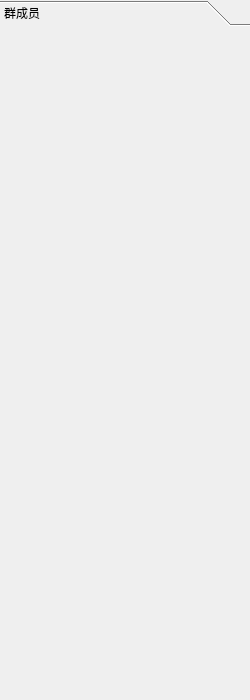
<?xml version="1.0" encoding="UTF-8"?>
<ui version="4.0">
 <class>Dialoglist</class>
 <widget class="QWidget" name="Dialoglist">
  <property name="geometry">
   <rect>
    <x>0</x>
    <y>0</y>
    <width>250</width>
    <height>700</height>
   </rect>
  </property>
  <property name="windowTitle">
   <string>Form</string>
  </property>
  <layout class="QVBoxLayout" name="verticalLayout">
   <property name="leftMargin">
    <number>0</number>
   </property>
   <property name="topMargin">
    <number>0</number>
   </property>
   <property name="rightMargin">
    <number>0</number>
   </property>
   <property name="bottomMargin">
    <number>0</number>
   </property>
   <item>
    <widget class="QToolBox" name="toolBox">
     <property name="currentIndex">
      <number>0</number>
     </property>
     <widget class="QWidget" name="page">
      <property name="geometry">
       <rect>
        <x>0</x>
        <y>0</y>
        <width>250</width>
        <height>674</height>
       </rect>
      </property>
      <attribute name="label">
       <string>群成员</string>
      </attribute>
      <layout class="QVBoxLayout" name="vLayout"/>
     </widget>
    </widget>
   </item>
  </layout>
 </widget>
 <resources/>
 <connections/>
</ui>
